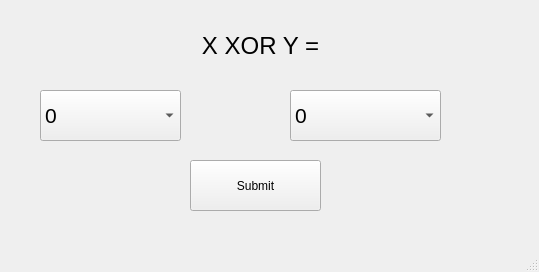
<?xml version="1.0" encoding="UTF-8"?>
<ui version="4.0">
 <class>MainWindow</class>
 <widget class="QMainWindow" name="MainWindow">
  <property name="geometry">
   <rect>
    <x>0</x>
    <y>0</y>
    <width>539</width>
    <height>272</height>
   </rect>
  </property>
  <property name="windowTitle">
   <string>MainWindow</string>
  </property>
  <widget class="QWidget" name="centralwidget">
   <widget class="QComboBox" name="comboX">
    <property name="geometry">
     <rect>
      <x>40</x>
      <y>90</y>
      <width>141</width>
      <height>51</height>
     </rect>
    </property>
    <property name="font">
     <font>
      <pointsize>16</pointsize>
     </font>
    </property>
    <item>
     <property name="text">
      <string>0</string>
     </property>
    </item>
    <item>
     <property name="text">
      <string>1</string>
     </property>
    </item>
   </widget>
   <widget class="QComboBox" name="comboY">
    <property name="geometry">
     <rect>
      <x>290</x>
      <y>90</y>
      <width>151</width>
      <height>51</height>
     </rect>
    </property>
    <property name="font">
     <font>
      <pointsize>16</pointsize>
     </font>
    </property>
    <item>
     <property name="text">
      <string>0</string>
     </property>
    </item>
    <item>
     <property name="text">
      <string>1</string>
     </property>
    </item>
   </widget>
   <widget class="QPushButton" name="myButton">
    <property name="geometry">
     <rect>
      <x>190</x>
      <y>160</y>
      <width>131</width>
      <height>51</height>
     </rect>
    </property>
    <property name="text">
     <string>Submit</string>
    </property>
   </widget>
   <widget class="QLabel" name="myLabel">
    <property name="geometry">
     <rect>
      <x>180</x>
      <y>20</y>
      <width>161</width>
      <height>51</height>
     </rect>
    </property>
    <property name="font">
     <font>
      <pointsize>18</pointsize>
     </font>
    </property>
    <property name="text">
     <string>X XOR Y =</string>
    </property>
    <property name="alignment">
     <set>Qt::AlignCenter</set>
    </property>
   </widget>
  </widget>
  <widget class="QMenuBar" name="menubar">
   <property name="geometry">
    <rect>
     <x>0</x>
     <y>0</y>
     <width>539</width>
     <height>22</height>
    </rect>
   </property>
  </widget>
  <widget class="QStatusBar" name="statusbar"/>
 </widget>
 <resources/>
 <connections/>
</ui>
